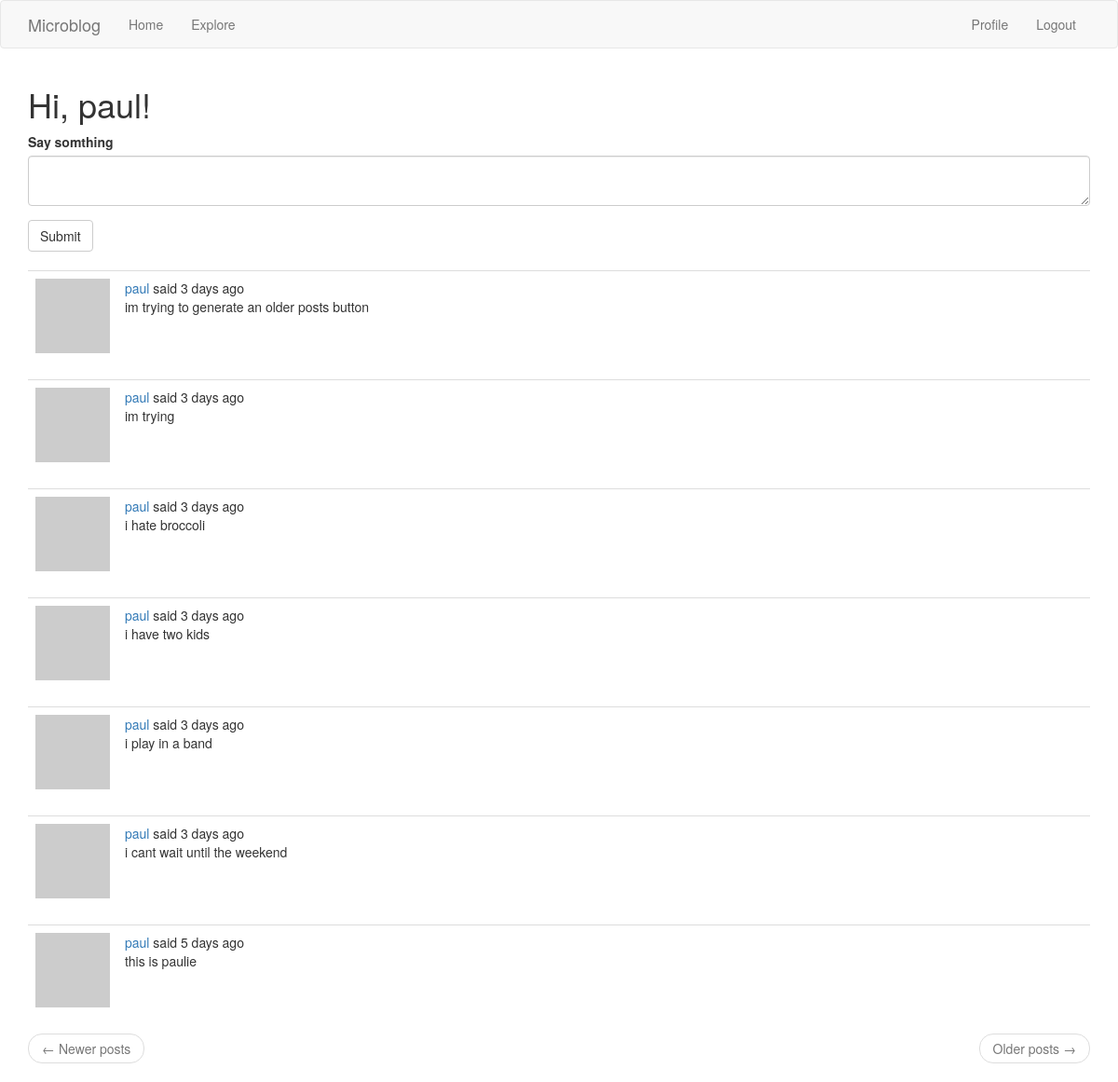
Page /index (signed in) on the committed database.
### app/models.py (models this page shows, shortened)
class User(UserMixin, db.Model):
    id = db.Column(db.Integer, primary_key=True)
    username = db.Column(db.String(64), index=True, unique=True)
    email = db.Column(db.String(120), index=True, unique=True)
    password_hash = db.Column(db.String(120))
    posts = db.relationship('Post', backref='author', lazy='dynamic')
    about_me = db.Column(db.String(140))
    last_seen = db.Column(db.DateTime, default=datetime.utcnow)
    followed = db.relationship(
        'User', secondary=followers,
        primaryjoin=(followers.c.follower_id == id),
        secondaryjoin=(followers.c.followed_id == id),
        backref=db.backref('followers', lazy='dynamic'), lazy='dynamic')
    def avatar(self, size):
        digest = md5(self.email.lower().encode('utf-8')).hexdigest()
        return 'https://www.gravatar.com/avatar/{}?d=identicon&s={}'.format(digest, size)
    def followed_posts(self):
        followed = Post.query.join(
            followers, (followers.c.followed_id == Post.user_id)).filter(
                followers.c.follower_id == self.id)
        own = Post.query.filter_by(user_id=self.id)
        return followed.union(own).order_by(Post.timestamp.desc())

class Post(db.Model):
    id = db.Column(db.Integer, primary_key=True)
    body = db.Column(db.String(140))
    timestamp = db.Column(db.DateTime, index=True, default=datetime.utcnow)
    user_id = db.Column(db.Integer, db.ForeignKey('user.id'))

### app/routes.py (the view)
@app.route('/', methods=['GET', 'POST'])
@app.route('/index', methods=['GET', 'POST'])
@login_required
def index():
    form = PostForm()
    if form.validate_on_submit():
        post = Post(body=form.post.data, author=current_user)
        db.session.add(post)
        db.session.commit()
        flash(_('Your post is now live!'))
        return redirect(url_for('index'))
    page = request.args.get('page', 1, type=int)
    posts = current_user.followed_posts().paginate(
        page, app.config['POSTS_PER_PAGE'], False)
    next_url = url_for('index', page=posts.next_num) \
        if posts.has_next else None
    prev_url = url_for('index', page=posts.prev_num) \
        if posts.has_prev else None
    return render_template('index.html', title=_('Home'), form=form,
                           posts=posts.items, next_url=next_url,
                           prev_url=prev_url)

### app/forms.py
class PostForm(FlaskForm):
    post = TextAreaField(_l('Say somthing'), validators=[
        DataRequired(), Length(min=1, max=140)])
    submit = SubmitField(_l('Submit'))

### app/models.py (called while the page is built)
@login.user_loader
def load_user(id):
    return User.query.get(int(id))

### app/routes.py (called while the page is built)
@app.before_request
def before_request():
    if current_user.is_authenticated:
        current_user.last_seen = datetime.utcnow()
        db.session.commit()
    g.locale = str(get_locale())

### app/templates/index.html
 {% extends "base.html" %} {% import 'bootstrap/wtf.html' as wtf %} {% block app_content %}
<h1>{{ _('Hi, %(username)s!', username=current_user.username) }}</h1>
{% if form %} {{ wtf.quick_form(form) }}
<br> {% endif %} {% for post in posts %} {% include '_post.html' %} {% endfor %}
<nav aria-label="...">
    <ul class="pager">
        <li class="previous{% if not prev_url %} disabled{% endif %}">
            <a href="{{ prev_url or '#' }}">
                <span aria-hidden="true">&larr;</span> {{ _('Newer posts') }}
            </a>
        </li>
        <li class="next{% if not next_url %} disabled{% endif %}">
            <a href="{{ next_url or '#' }}">
                {{ _('Older posts') }}
                <span aria-hidden="true">&rarr;</span>
            </a>
        </li>
    </ul>
</nav>
{% endblock %}

### app/templates/_post.html (shortened to what this page needs)
<table class="table table-hover">
    <tr>
        <td width="70px">
            <a href="{{ url_for('user', username=post.author.username) }}">
                <img src="{{ post.author.avatar(70) }}" />
            </a>
        </td>
        <td>
             {{ _('%(username)s said %(when)s', username=user_link, when=moment(post.timestamp).fromNow()) }}
            <br> {{ post.body }}
        </td>
    </tr>
</table>

### rows in the picture
Post: body "im trying to generate an older posts button"
Post: body "im trying"
Post: body "i hate broccoli"
Post: body "i have two kids"
Post: body "i play in a band"
Post: body "i cant wait until the weekend"
Post: body "this is paulie"
